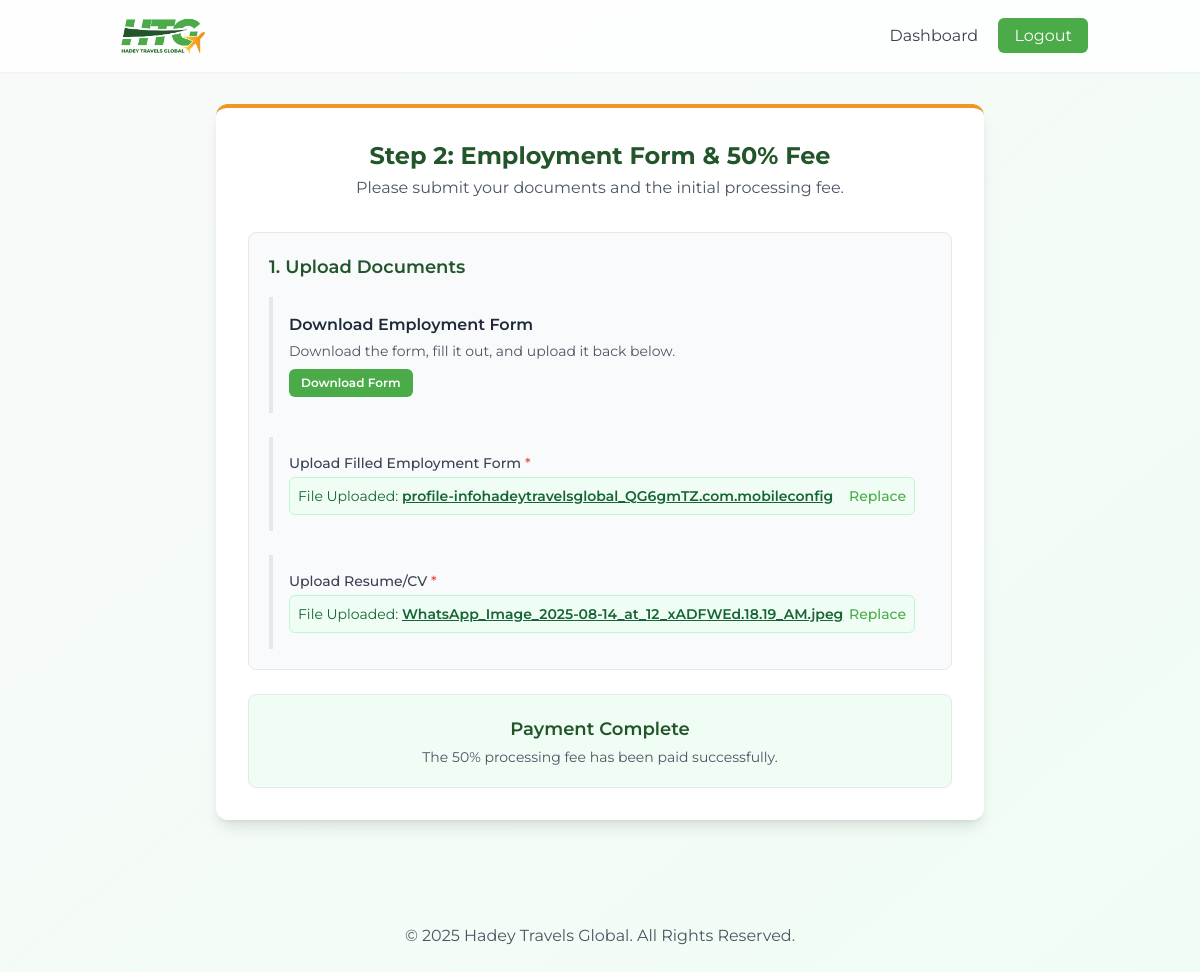
The page /worker/employment-form/ (signed in) on the database its author committed.
### portal/models.py (models this page shows, shortened)
class Document(models.Model):
    class DocumentType(models.TextChoices):
        INTERNATIONAL_PASSPORT = 'INTERNATIONAL_PASSPORT', 'International Passport'
        SCHOOL_CERTIFICATE = 'SCHOOL_CERTIFICATE', 'School Certificate (WAEC/NECO)'
        BIRTH_CERTIFICATE = 'BIRTH_CERTIFICATE', 'Birth Certificate'
        FILLED_APPLICATION_FORM = 'FILLED_APPLICATION_FORM', 'Filled Application Form (Step 2)'
        ADMISSION_LETTER = 'ADMISSION_LETTER', 'Admission Letter'
        BLANK_FORM_TEMPLATE = 'BLANK_FORM_TEMPLATE', 'Blank Student Form Template'
        RESUME_CV = 'RESUME_CV', 'Resume/CV'
        WORK_EXPERIENCE_LETTER = 'WORK_EXPERIENCE_LETTER', 'Work Experience Letter'
        JOB_OFFER = 'JOB_OFFER', 'Job Offer'
        BLANK_EMPLOYMENT_FORM = 'BLANK_EMPLOYMENT_FORM', 'Blank Employment Form Template'
    application = models.ForeignKey(Application, on_delete=models.CASCADE, related_name='documents', blank=True, null=True)
    work_application = models.ForeignKey(WorkApplication, on_delete=models.CASCADE, related_name='documents', blank=True, null=True)
    document_type = models.CharField(max_length=50, choices=DocumentType.choices)
    file = models.FileField(upload_to='documents/')
    is_admin_upload = models.BooleanField(default=False)
    uploaded_at = models.DateTimeField(auto_now_add=True)

### portal/views.py (the view, shortened to what this page needs)
# urls.py: path('worker/employment-form/', views.work_employment_form_view, name='work_employment_form'),
@login_required
def work_employment_form_view(request):
    application = request.user.work_application
    admin_document = Document.objects.filter(
        application__isnull=True, work_application__isnull=True, is_admin_upload=True,
        document_type=Document.DocumentType.BLANK_EMPLOYMENT_FORM
    ).order_by('-uploaded_at').first()
    payment_made = Payment.objects.filter(
        work_application=application,
        purpose=Payment.PaymentPurpose.WORK_VISA_50_PERCENT,
        status=Payment.PaymentStatus.SUCCESSFUL
    ).exists()
    fifty_percent_amount = 0
    if application.destination_country:
        fifty_percent_amount = application.destination_country.processing_fee * Decimal('0.50')
    form = DocumentUploadForm()
    existing_docs = { doc.document_type: doc for doc in application.documents.all() }
    context = {
        'form': form, 'admin_document': admin_document,
        'application': application, 'payment_made': payment_made,
        'fifty_percent_amount': fifty_percent_amount,
        'existing_docs': existing_docs, 'doc_types': Document.DocumentType
    }
    return render(request, 'portal/work_employment_form.html', context)

### portal/templatetags/portal_extras.py (called while the page is built)
@register.filter(name='get_item')
def get_item(dictionary, key):
    return dictionary.get(key)

### templates/portal/work_employment_form.html (shortened to what this page needs)
{% extends "base.html" %}
{% load portal_extras %}
{% block content %}
<div class="max-w-3xl mx-auto">
    <div class="bg-white p-8 rounded-xl shadow-lg border-t-4 border-accent-orange">
        <div class="text-center mb-8">
            <h1 class="text-2xl font-bold text-dark-green">Step 2: Employment Form & 50% Fee</h1>
            <p class="text-gray-600 mt-1">Please submit your documents and the initial processing fee.</p>
        </div>
        <div class="space-y-6">
            <div class="p-5 border rounded-lg bg-gray-50">
                <h2 class="text-lg font-semibold text-dark-green mb-4">1. Upload Documents</h2>
                <div class="space-y-6">
                    <div class="p-4 border-l-4 border-gray-200">
                        <h3 class="font-semibold text-gray-800">Download Employment Form</h3>
                        {% if admin_document %}
                            <p class="text-sm text-gray-600 mt-1">Download the form, fill it out, and upload it back below.</p>
                            <a href="{{ admin_document.file.url }}" download class="mt-2 inline-flex items-center px-3 py-1.5 bg-primary-green text-white font-semibold rounded-md hover:bg-dark-green text-xs">
                                Download Form
                            </a>
                        {% else %}
                            <p class="mt-1 text-sm text-amber-700">The admin has not uploaded the employment form template yet.</p>
                        {% endif %}
                    </div>
                    <div id="form-upload-section" class="p-4 border-l-4 border-gray-200">
                        <label class="block text-sm font-medium text-gray-700">Upload Filled Employment Form <span class="text-red-500">*</span></label>
                        {% with doc=existing_docs|get_item:doc_types.FILLED_APPLICATION_FORM %}
                        {% if doc %}
                            <div class="mt-1 flex items-center justify-between p-2 bg-green-50 border border-green-200 rounded-md">
                                <p class="text-sm text-green-800">File Uploaded: <a href="{{ doc.file.url }}" target="_blank" class="font-semibold underline">{{ doc.file.name|slice:"10:" }}</a></p>
                                <label for="id_filled_form_upload" class="cursor-pointer text-sm font-medium text-primary-green hover:underline">Replace</label>
                            </div>
                        {% endif %}
                        {% endwith %}
                    </div>
                    <div id="cv-upload-section" class="p-4 border-l-4 border-gray-200">
                        <label class="block text-sm font-medium text-gray-700">Upload Resume/CV <span class="text-red-500">*</span></label>
                        {% with doc=existing_docs|get_item:doc_types.RESUME_CV %}
                        {% if doc %}
                            <div class="mt-1 flex items-center justify-between p-2 bg-green-50 border border-green-200 rounded-md">
                                <p class="text-sm text-green-800">File Uploaded: <a href="{{ doc.file.url }}" target="_blank" class="font-semibold underline">{{ doc.file.name|slice:"10:" }}</a></p>
                                <label for="id_cv_upload" class="cursor-pointer text-sm font-medium text-primary-green hover:underline">Replace</label>
                            </div>
                        {% endif %}
                        {% endwith %}
                    </div>
                </div>
            </div>
            {% if not payment_made %}
            <div class="p-5 border rounded-lg bg-gray-50" id="paymentSection">
                <h2 class="text-lg font-semibold text-dark-green">2. Pay 50% of Processing Fee</h2>
                {% if application.destination_country %}
                <p class="text-sm text-gray-600 mt-1">The total fee for {{ application.destination_country.name }} is ${{ application.destination_country.processing_fee|floatformat:2 }}. Please pay the initial 50% to proceed.</p>
                <button id="paymentBtn" disabled class="mt-4 w-full flex justify-center py-3 px-4 border border-transparent rounded-md shadow-sm text-lg font-medium text-white bg-gray-400 cursor-not-allowed">
                    Pay 50% (${{ fifty_percent_amount|floatformat:2 }})
                </button>
                {% else %}
                <p class="text-sm text-amber-700 bg-amber-100 p-3 rounded-md">Please complete your application form and select a destination country to see the payment amount.</p>
                {% endif %}
            </div>
            {% else %}
            <div class="p-5 border rounded-lg bg-green-50 text-center">
                 <h2 class="text-lg font-semibold text-dark-green">Payment Complete</h2>
                 <p class="text-sm text-gray-600 mt-1">The 50% processing fee has been paid successfully.</p>
            </div>
            {% endif %}
        </div>
    </div>
</div>
{% endblock %}

### rows shown on the page
Document: file.name "profile-infohadeytravelsglobal_QG6gmTZ.com.mobileconfig"
Document: file.name "WhatsApp_Image_2025-08-14_at_12_xADFWEd.18.19_AM.jpeg"
